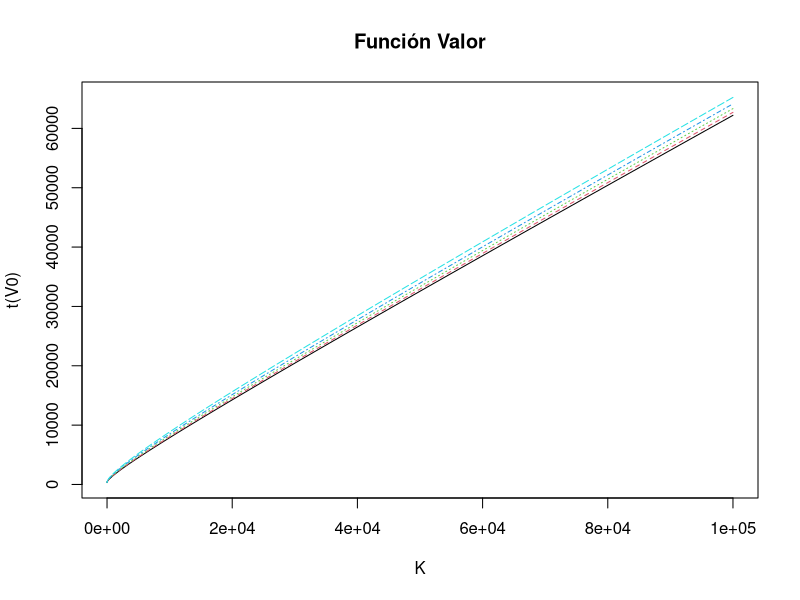
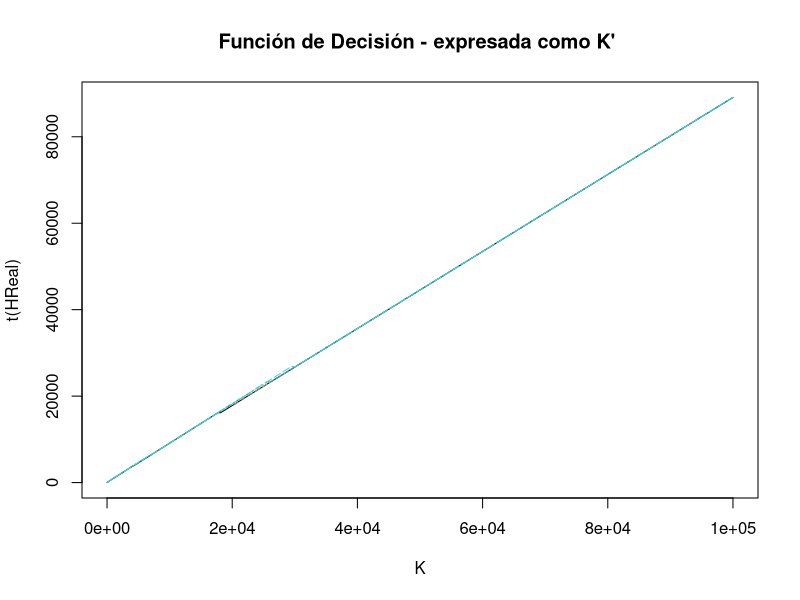
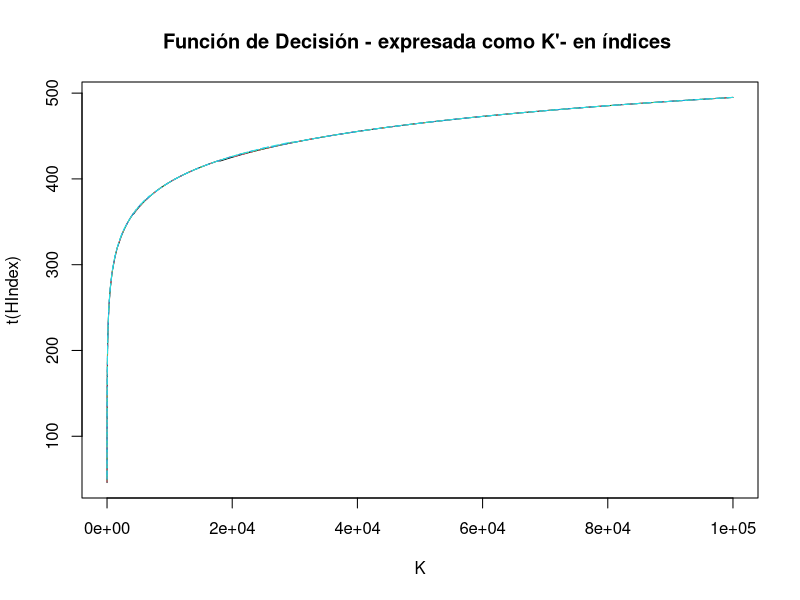
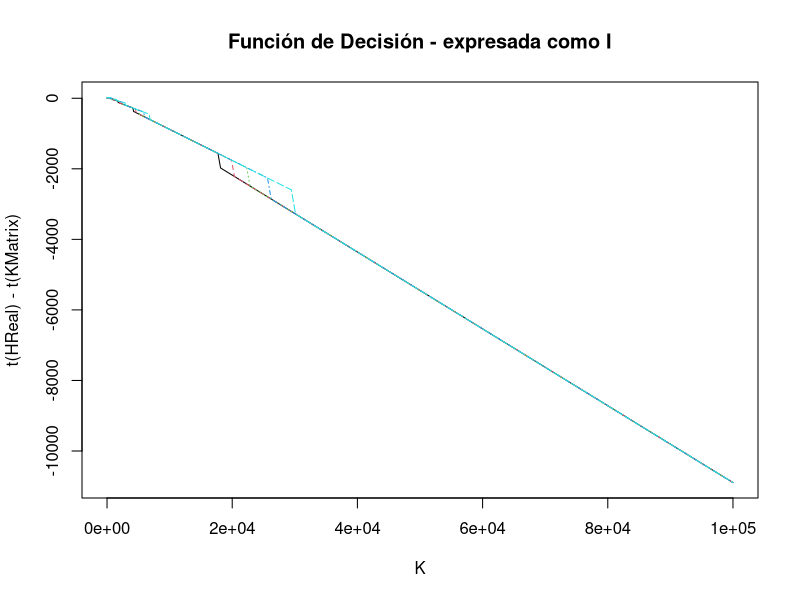
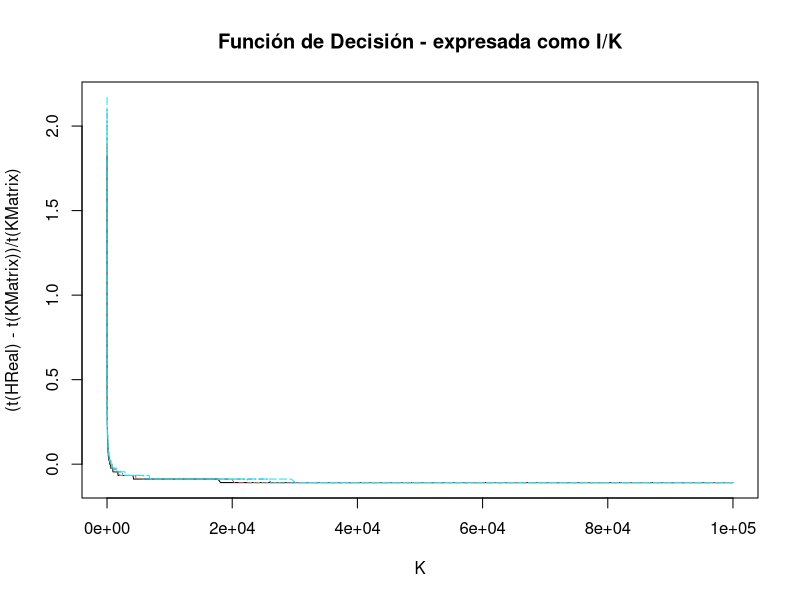
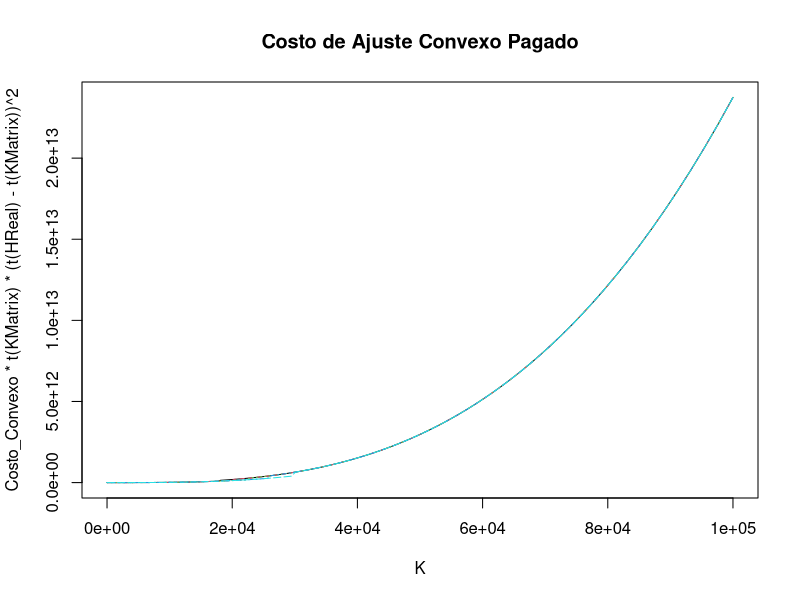
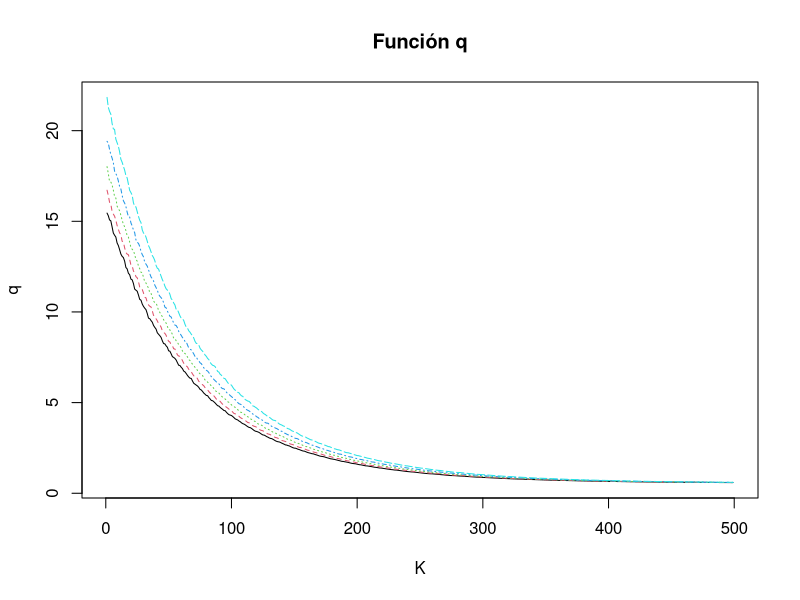
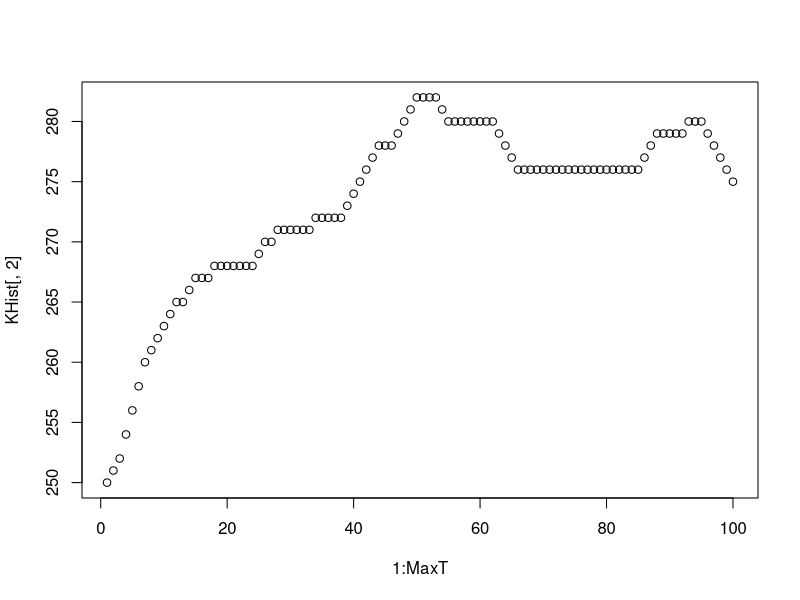

Recreate these plots in R, in order.
## ---- chunk 1
# Cardinalidad del espacio de capital
N <- 500
# Cardinalidad del espacio de productividad
M <- 5
# Límites de variables de estado
KMin<-1
KMax<-10^5
AMin<-1
AMax<-5
## ---- chunk 2
# Parámetros del modelo
Alpha <- 0.5  #concavidad d ela función producción
Costo_Convexo <- 2  #coeficiente d elos costos de ajuste convexos
Beta <- 0.95
Costo_NoConvexo<-0.001  #coeficiente de los costso de ajuste NO convexos
## ---- chunk 3
# Vectores índice auxiliares
IndexN <- 1:(N)
IndexM <- 1:(M)
# Vector de capital
K <- exp(log(KMin) +(IndexN-1)/(N-1)*(log(KMax)-log(KMin)))

# Vector de productividad
A <- exp(log(AMin) +(IndexM-1)/(M-1)*(log(AMax)-log(AMin)))
## ---- chunk 4
# Matriz de probabilidades de transci'on
P <-t(matrix(c(0.6,0.2,0.1,0.1,0,0.15,0.55,0.15,0.1,0.05,0.1,0.15,0.5,0.15,0.1,0.05,0.1,0.15,0.55,0.15,0,0.1,0.1,0.2,0.6),nrow=M,ncol=M))

# Matrix auxiliar: P "accumulada"

PAcc<- P%*%upper.tri(matrix(1.0,M,M),diag=TRUE)


## ---- chunk 5
KMatrix <- matrix(data=c(K,K,K,K,K),nrow=M,ncol=N,byrow=T)
IndexMatrix <- matrix(data=c(IndexN,IndexN,IndexN,IndexN,IndexN),nrow=M,ncol=N,byrow=T)
V0<-matrix(0,nrow=M,ncol=N)
V1<-V0
HIndex<-V0
HReal<-V0
# graficar la funci'on valor para distintos valores de K, A

## ---- chunk 6
AMatrix <- matrix(data=rep(A,N),nrow=M,ncol=N,byrow=F)
Matriz_Ventas <- AMatrix*(KMatrix^Alpha)
#plot(Matriz_Ventas[1,])
#plot(Matriz_Ventas[,1])


KInicial=matrix(data=K,nrow=N,ncol=N,byrow=F)
KFinal=matrix(data=K,nrow=N,ncol=N,byrow=T)
Matriz_I<-KFinal-KInicial
Matriz_CI <- Costo_Convexo*KInicial*(Matriz_I/KInicial)^2
Matriz_I_Dif_0<- (Matriz_I<0)+(Matriz_I>0)
Matriz_CostoNoConvexo<-Costo_NoConvexo*(Matriz_I_Dif_0)
#V0=KMatrix
#V1=0*KMatrix

## ---- chunk 7
# Repetimos un número de veces TMax un ciclo de calcular una nueva V (V1) a partir de una V (V0) existente. 
TTMax<-100
TT<-1
for (TT in 1:TTMax){
  # En cada ciclo, construimos el valor esperado de V para cada punto del espacio estado [K,P], en este caso lo hacemos simplemente pre-multiplicando V0 por la matriz de transición P
  EV=P%*%V0
  i<-1
  j<-1
  for (i in 1:M){  # este es el 'indice de la productividad
    for (j in 1:N){ # este es el 'indice del capital
      # Para el punto i,j del espacio estado [K,P] calculamos el valor de cada acción posible. En este caso las acciones las codificamos como seleccionar un valor [k'] y su valor se calcula con las funciones de producción y de costos de ajuste, y con el valor esperado, descontado por Beta, de V(k').
#      VijOptions = A[i]*(K[j]^Alpha)-K[j]*((K-K[j])/K[j])^2-(K-K[j])+Beta*EV[i,]
      VijOptions <- Matriz_Ventas[i,j]-Matriz_CI[j,]-Matriz_I[j,]-Matriz_CostoNoConvexo[j,]+Beta*EV[i,]
#     VijOptions <- A[i]*(K[j]^Alpha)-Costo_Convexo*K[j]*((K-K[j])/K[j])^2-(K-K[j])-Costo_NoConvexo*K[j]*Matriz_I_Dif_0[j,]+Beta*EV[i,]
      Vij <- max(VijOptions)
      Hij <- which.max(VijOptions)
      V1[i,j]=Vij
      HIndex[i,j]=Hij
      HReal[i,j]=K[Hij]
    }
  }
  # Aprovechamos para observar como la distancia entre V1 y V0 va disminuyendo conforme repetimos este proceso
  
  V0<-V1
}
 # Función Valor V(K,A)
  matplot(t(KMatrix),t(V0),type="lll", xlab="K", main="Función Valor")
  # Función de Política o de Decisión o "Policy Function" H(K,A)
  matplot(t(KMatrix),t(HReal),type="lll", xlab="K", main="Función de Decisión - expresada como K' ")
  # Función K'(K,A) -capital futuro - en términos del índice para K
  matplot(t(KMatrix),t(HIndex),type="lll", xlab="K", main="Función de Decisión - expresada como K'- en índices ")
  # Función I(K,A) en términos "reales"
  matplot(t(KMatrix),t(HReal)-t(KMatrix),type="lll", xlab="K", main="Función de Decisión - expresada como I")
  # Función I(K,A) en términos "proporcionales"
  matplot(t(KMatrix),(t(HReal)-t(KMatrix))/t(KMatrix),type="lll", xlab="K", main="Función de Decisión - expresada como I/K")
# Función Costo de Ajuste Convexo Pagado (K,A) 
  matplot(t(KMatrix),Costo_Convexo*t(KMatrix)*(t(HReal)-t(KMatrix))^2,type="lll", xlab="K", main="Costo de Ajuste Convexo Pagado")
  # Función q(K,A)
    q<-(t(V0[,2:(N)])-t(V0[,1:(N-1)]))/(t(KMatrix[,2:(N)])-t(KMatrix[,1:(N-1)]))
  matplot(t(IndexMatrix[,1:(N-1)]), q,type="lll", xlab="K", main="Función q")
  
  
## ---- chunk 8
# Número de periodos.
MaxT<-100
# Numero de individuos
Individuos<-20

# Vectores de historia
KHist<-matrix(0,ncol=Individuos,nrow=MaxT)
AHist<-matrix(0,ncol=Individuos,nrow=MaxT)

# Valores iniciales

AHist[1,]<- round(M/2)
KHist[1,]<- round(N/2)

for (t in 1:(MaxT-1)){
  for (j in 1:20){
  KHist[t+1,j]<-HIndex[AHist[t,j],KHist[t,j]]
  AHist[t+1,j]<-sum(runif(1,0,1)>PAcc[AHist[t,j],])+1
  }
}

## ---- chunk 9
plot(1:MaxT, KHist[,2])

